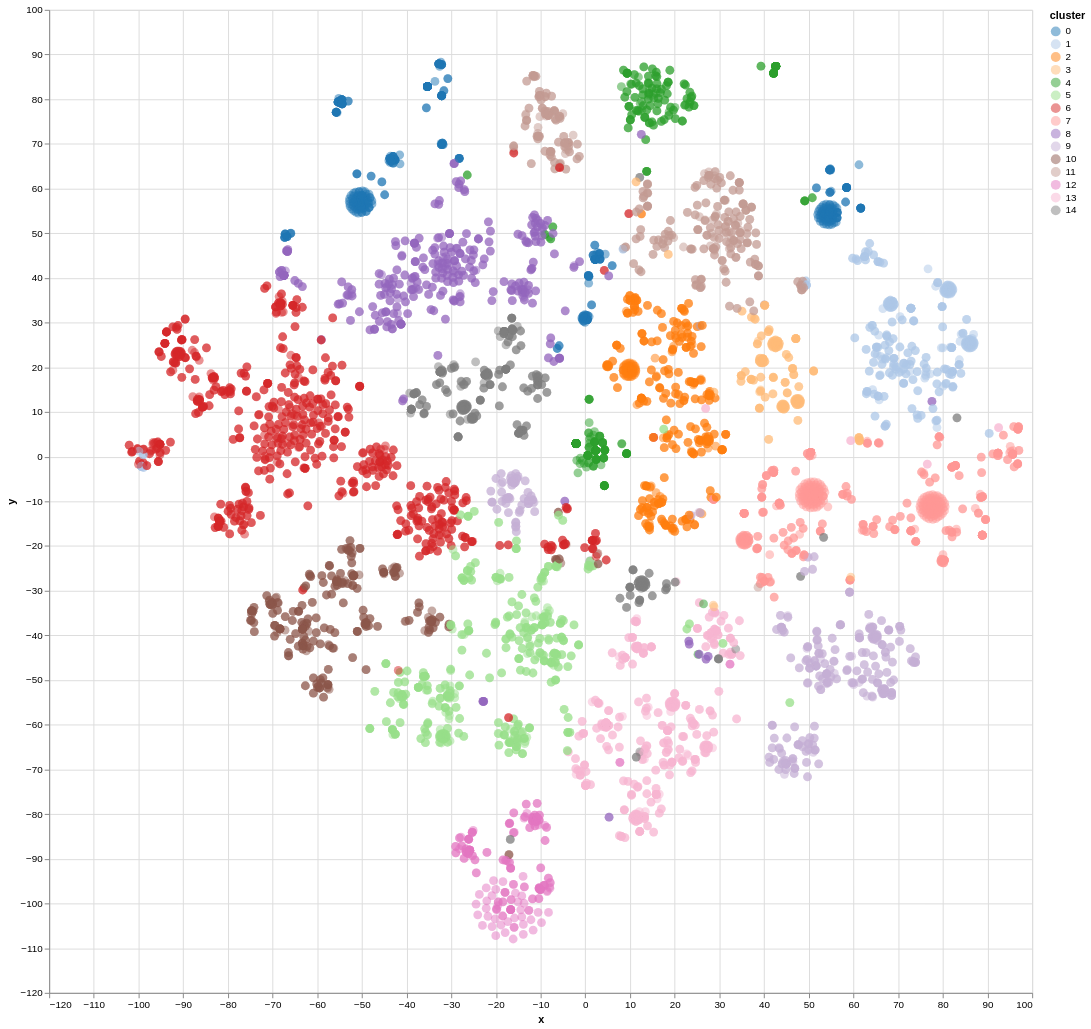

Notebook source saved alongside this figure:
### Code cell
alt.data_transformers.disable_max_rows()

alt.Chart(clustering_vis_data).mark_circle(size=80,opacity=0.5).encode(
    x='x:Q',
    y='y:Q',
    color=alt.Color('cluster:N').scale(scheme='category20'),
    tooltip=['info:N','query:N', 'question:N']
).properties(
    width=1000,
    height=1000
).interactive()

### Figure 1 — Vega-Lite specification as saved in the notebook (floating-point values rounded to 4 significant figures; data arrays with more than 128 entries replaced by an {"elided": "..."} marker saying what was removed)
{"config": {"view": {"continuousWidth": 300, "continuousHeight": 300}}, "data": {"name": "data-6f0fe68ccc37b7de836e19d5dad5c3c2"}, "mark": {"type": "circle", "opacity": 0.5, "size": 80}, "encoding": {"color": {"field": "cluster", "scale": {"scheme": "category20"}, "type": "nominal"}, "tooltip": [{"field": "info", "type": "nominal"}, {"field": "query", "type": "nominal"}, {"field": "question", "type": "nominal"}], "x": {"field": "x", "type": "quantitative"}, "y": {"field": "y", "type": "quantitative"}}, "height": 1000, "params": [{"name": "param_1", "select": {"type": "interval", "encodings": ["x", "y"]}, "bind": "scales"}], "width": 1000, "$schema": "https://vega.github.io/schema/vega-lite/v5.16.3.json", "datasets": {"data-6f0fe68ccc37b7de836e19d5dad5c3c2": {"elided": "7000 records"}}}
